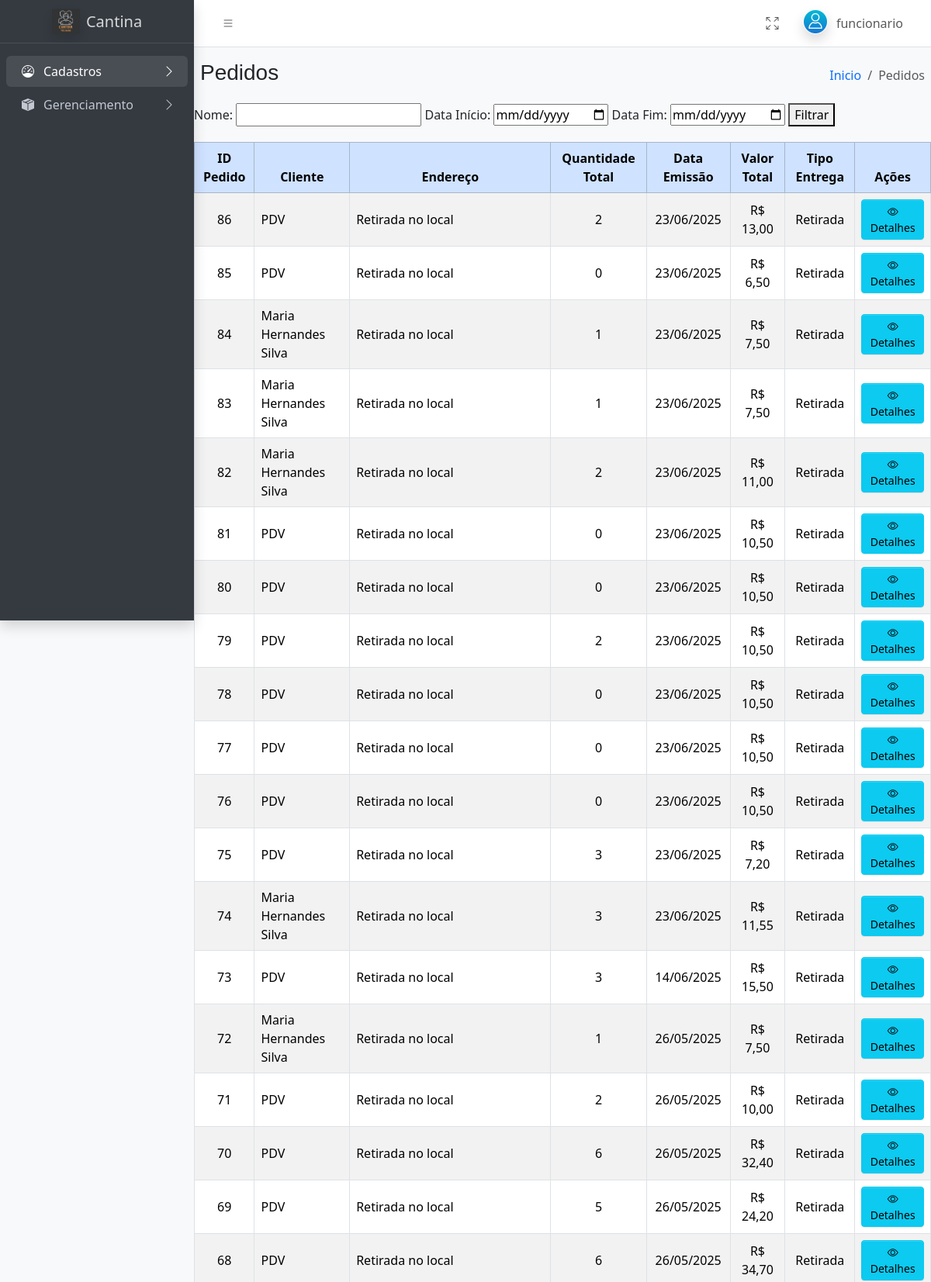
The app's page /admin/admin.php?pg=Pedidos (signed in, upper part) with its own data.
### tables this page shows
CREATE TABLE IF NOT EXISTS `tb_pedidos` (
  `id` int(11) NOT NULL AUTO_INCREMENT,
  `id_cliente` int(11) DEFAULT NULL,
  `id_endereco` int(11) DEFAULT NULL,
  `emissao` datetime NOT NULL,
  `valor_total` decimal(10,2) NOT NULL DEFAULT 0.00,
  `tipo_entrega` varchar(20) NOT NULL,
  `tipo_pedido` enum('PDV','WEB') NOT NULL DEFAULT 'WEB',
  `metodo_pagamento` enum('DINHEIRO','CARTAO','PIX','ONLINE') NOT NULL DEFAULT 'ONLINE',
  `status_pagamento` varchar(50) NOT NULL DEFAULT 'AGUARDANDO',
  PRIMARY KEY (`id`),
  KEY `id_cliente` (`id_cliente`),
  KEY `id_endereco` (`id_endereco`)
);

CREATE TABLE IF NOT EXISTS `tb_clientes` (
  `id` int(11) NOT NULL AUTO_INCREMENT,
  `nome` varchar(100) NOT NULL,
  `cnpj_cpf` varchar(20) NOT NULL,
  `email` varchar(200) NOT NULL,
  `telefone` varchar(20) NOT NULL,
  `senha` varchar(32) NOT NULL,
  PRIMARY KEY (`id`),
  UNIQUE KEY `cnpj_cpf` (`cnpj_cpf`),
  UNIQUE KEY `telefone` (`telefone`)
);

### includes/consulta_pedido_admin.php (called while the page is built, shortened)
<?php
include('conexao.php');
$mostrar_detalhes = isset($_GET['pg']) && $_GET['pg'] === 'detalhes' && isset($_GET['id_pedido']);
if (!$mostrar_detalhes) {
    $query = "
        SELECT
            p.id AS id_pedido,
            c.nome AS cliente,
            p.emissao,
            p.valor_total,
            p.tipo_entrega,
            p.tipo_pedido,
            e.endereco,
            e.numero,
            e.bairro,
            e.cep,
            cid.nome_cidade,
            cid.sigla_estado,
            SUM(pi.qtd) AS quantidade_total
        FROM tb_pedidos p
        LEFT JOIN tb_clientes c ON p.id_cliente = c.id
        LEFT JOIN tb_cliente_endereco e ON p.id_endereco = e.id
        LEFT JOIN tb_cidades cid ON e.id_cidade = cid.codigo_cidade
        LEFT JOIN tb_pedidos_itens pi ON p.id = pi.id_pedidos
    ";
    $query .= "
        GROUP BY p.id, c.nome, p.emissao, p.valor_total, p.tipo_entrega, e.endereco, e.numero, e.bairro, e.cep, cid.nome_cidade, cid.sigla_estado
        ORDER BY p.emissao DESC
    ";
    $resultado = mysqli_query($conexao, $query);
}
?>

### admin/gerenciamento/pedidos_admin.php (the view, shortened to what this page needs)
<?php
include('../includes/consulta_pedido_admin.php');
?>
<form method="get" action="" style="margin-bottom: 20px;">
    <label for="nome">Nome:</label>
    <input type="text" name="nome" id="nome">
    <label for="data_inicio">Data Início:</label>
    <input type="date" name="data_inicio" id="data_inicio">
    <label for="data_fim">Data Fim:</label>
    <input type="date" name="data_fim" id="data_fim">
    <button type="submit">Filtrar</button>
</form>
<div class="table-responsive">
    <table class="table table-striped table-hover table-bordered align-middle">
        <thead class="table-primary">
            <tr>
                <th class="text-center">ID Pedido</th>
                <th class="text-center">Cliente</th>
                <th class="text-center">Endereço</th>
                <th class="text-center">Quantidade Total</th>
                <th class="text-center">Data Emissão</th>
                <th class="text-center">Valor Total</th>
                <th class="text-center">Tipo Entrega</th>
                <th class="text-center">Ações</th>
            </tr>
        </thead>
        <tbody>
            <?php if (mysqli_num_rows($resultado) > 0): ?>
                <?php while ($row = mysqli_fetch_assoc($resultado)): ?>
                    <tr>
                        <td class="text-center"><?php echo htmlspecialchars($row['id_pedido']); ?></td>
                        <td><?php echo htmlspecialchars($row['cliente'] ?? "PDV"); ?></td>
                        <td>
                            <?php
                            if ($row['tipo_entrega'] === 'entrega' && $row['endereco']) {
                                echo htmlspecialchars(
                                    $row['endereco'] . ', ' .
                                        $row['numero'] . ', ' .
                                        $row['bairro'] . ', ' .
                                        $row['nome_cidade'] . ' - ' .
                                        $row['sigla_estado'] . ', CEP: ' .
                                        $row['cep']
                                );
                            } else {
                                echo 'Retirada no local';
                            }
                            ?>
                        </td>
                        <td class="text-center"><?php echo htmlspecialchars($row['quantidade_total'] ?? 0); ?></td>
                        <td class="text-center"><?php echo date('d/m/Y', strtotime($row['emissao'])); ?></td>
                        <td class="text-center">R$ <?php echo number_format($row['valor_total'], 2, ',', '.'); ?></td>
                        <td class="text-center"><?php echo htmlspecialchars($row['tipo_entrega'] === 'entrega' ? 'Entrega' : 'Retirada'); ?></td>
                        <td class="text-center">
                            <a href="?pg=Detalhes&id=<?php echo $row['id_pedido']; ?>" class="btn btn-info btn-sm">
                                <i class="bi bi-eye"></i> Detalhes
                            </a>
                        </td>
                    </tr>
                <?php endwhile; ?>
            <?php else: ?>
                <tr>
                    <td colspan="8" class="text-center">Nenhum pedido encontrado.</td>
                </tr>
            <?php endif; ?>
        </tbody>
    </table>
</div>

### records on screen
tb_pedidos: id "86", cliente "PDV", shows "Retirada no local", quantidade_total "2", emissao "23/06/2025", valor_total "13,00", tipo_entrega "Retirada"
tb_pedidos: id "85", cliente "PDV", shows "Retirada no local", quantidade_total "0", emissao "23/06/2025", valor_total "6,50", tipo_entrega "Retirada"
tb_pedidos: id "84", id_cliente.nome "Maria Hernandes Silva", shows "Retirada no local", quantidade_total "1", emissao "23/06/2025", valor_total "7,50", tipo_entrega "Retirada"
tb_pedidos: id "83", id_cliente.nome "Maria Hernandes Silva", shows "Retirada no local", quantidade_total "1", emissao "23/06/2025", valor_total "7,50", tipo_entrega "Retirada"
tb_pedidos: id "82", id_cliente.nome "Maria Hernandes Silva", shows "Retirada no local", quantidade_total "2", emissao "23/06/2025", valor_total "11,00", tipo_entrega "Retirada"
tb_pedidos: id "81", cliente "PDV", shows "Retirada no local", quantidade_total "0", emissao "23/06/2025", valor_total "10,50", tipo_entrega "Retirada"
tb_pedidos: id "80", cliente "PDV", shows "Retirada no local", quantidade_total "0", emissao "23/06/2025", valor_total "10,50", tipo_entrega "Retirada"
tb_pedidos: id "79", cliente "PDV", shows "Retirada no local", quantidade_total "2", emissao "23/06/2025", valor_total "10,50", tipo_entrega "Retirada"
tb_pedidos: id "78", cliente "PDV", shows "Retirada no local", quantidade_total "0", emissao "23/06/2025", valor_total "10,50", tipo_entrega "Retirada"
tb_pedidos: id "77", cliente "PDV", shows "Retirada no local", quantidade_total "0", emissao "23/06/2025", valor_total "10,50", tipo_entrega "Retirada"
tb_pedidos: id "76", cliente "PDV", shows "Retirada no local", quantidade_total "0", emissao "23/06/2025", valor_total "10,50", tipo_entrega "Retirada"
tb_pedidos: id "75", cliente "PDV", shows "Retirada no local", quantidade_total "3", emissao "23/06/2025", valor_total "7,20", tipo_entrega "Retirada"
tb_pedidos: id "74", id_cliente.nome "Maria Hernandes Silva", shows "Retirada no local", quantidade_total "3", emissao "23/06/2025", valor_total "11,55", tipo_entrega "Retirada"
tb_pedidos: id "73", cliente "PDV", shows "Retirada no local", quantidade_total "3", emissao "14/06/2025", valor_total "15,50", tipo_entrega "Retirada"
tb_pedidos: id "72", id_cliente.nome "Maria Hernandes Silva", shows "Retirada no local", quantidade_total "1", emissao "26/05/2025", valor_total "7,50", tipo_entrega "Retirada"
tb_pedidos: id "71", cliente "PDV", shows "Retirada no local", quantidade_total "2", emissao "26/05/2025", valor_total "10,00", tipo_entrega "Retirada"
tb_pedidos: id "70", cliente "PDV", shows "Retirada no local", quantidade_total "6", emissao "26/05/2025", valor_total "32,40", tipo_entrega "Retirada"
tb_pedidos: id "69", cliente "PDV", shows "Retirada no local", quantidade_total "5", emissao "26/05/2025", valor_total "24,20", tipo_entrega "Retirada"
tb_pedidos: id "68", cliente "PDV", shows "Retirada no local", quantidade_total "6", emissao "26/05/2025", valor_total "34,70", tipo_entrega "Retirada"

### other values on screen
$_SESSION['usuario']['nome'] "funcionario"
$paginaAtual "Pedidos"
